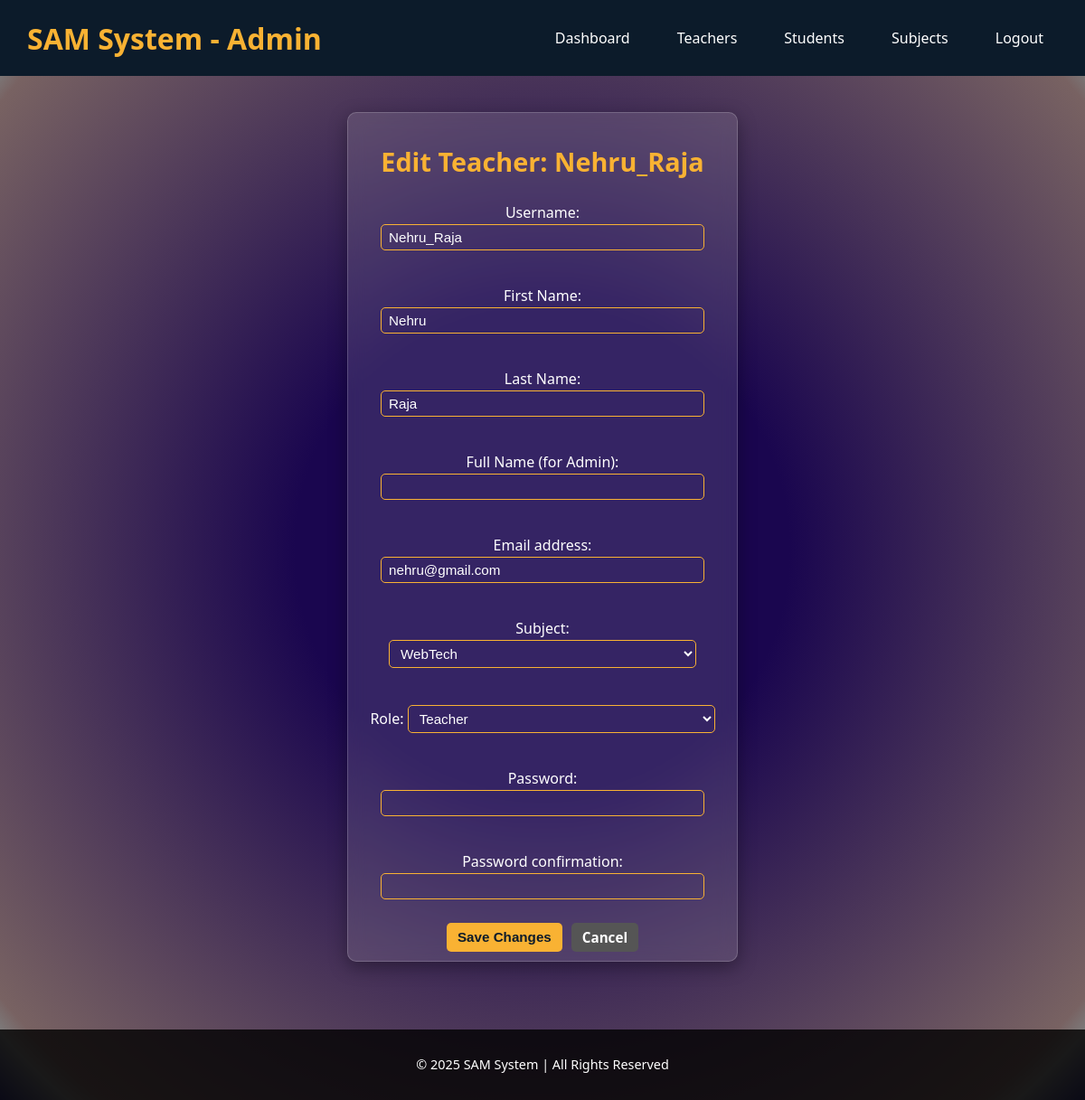
The app's page /admins/teachers/edit/7/ (signed in) with its own data.
### myapp/models.py (models this page shows, shortened)
class CustomUser(AbstractUser):
    ROLE_CHOICES = [
        ('admin', 'Admin'),
        ('teacher', 'Teacher'),
        ('student', 'Student'),
    ]
    role = models.CharField(max_length=10, choices=ROLE_CHOICES)
    is_approved = models.BooleanField(default=False)
    subject = models.ForeignKey('Subject', null=True, blank=True, on_delete=models.SET_NULL)
    full_name = models.CharField(max_length=100, blank=True, null=True)

### myapp/views.py (the view)
# urls.py: path('admins/teachers/edit/<int:teacher_id>/', views.admin_edit_teacher, name='admin_edit_teacher'),
@login_required
def admin_edit_teacher(request, teacher_id):
    if request.user.role != 'admin':
        return redirect('home')
    teacher = CustomUser.objects.get(id=teacher_id, role='teacher')
    if request.method == 'POST':
        form = RegisterForm(request.POST, instance=teacher)
        if form.is_valid():
            form.save()
            return redirect('admin_teachers')
    else:
        form = RegisterForm(instance=teacher)
    return render(request, 'admin/admin_edit_teacher.html', {'form': form, 'teacher': teacher})

### myapp/forms.py
class RegisterForm(UserCreationForm):
    subject = forms.ModelChoiceField(queryset=Subject.objects.all(), required=False)
    class Meta:
        model = CustomUser
        fields = ['username', 'first_name', 'last_name', 'full_name', 'email', 'subject', 'role', 'password1', 'password2']
    def __init__(self, *args, **kwargs):
        super().__init__(*args, **kwargs)
        self.fields['password1'].help_text = ''
        self.fields['password2'].help_text = ''
        self.fields['username'].help_text = ''
        self.fields['first_name'].label = "First Name"
        self.fields['last_name'].label = "Last Name"
        self.fields['full_name'].label = "Full Name (for Admin)"
        self.fields['subject'].label = "Subject"

### myapp/models.py (called while the page is built)
    def __str__(self):
        return self.name

### myapp/templates/admin/admin_edit_teacher.html (shortened to what this page needs)
{% load static %}
<!DOCTYPE html>
<html lang="en">
<head>
    <link rel="stylesheet" href="{% static 'css/home.css' %}">
    <link rel="stylesheet" href="{% static 'css/admin_dashboard.css' %}">
    <link rel="stylesheet" href="{% static 'css/admin_add_teachers.css' %}">
</head>
<body>
    <nav class="navbar">
        <div class="nav-container">
            <a href="{% url 'admin_dashboard' %}" class="brand">SAM System - Admin</a>
            <ul class="nav-links">
                <li><a href="{% url 'admin_dashboard' %}">Dashboard</a></li>
                <li><a href="{% url 'admin_teachers' %}" class="active">Teachers</a></li>
                <li><a href="{% url 'admin_students' %}">Students</a></li>
                <li><a href="{% url 'admin_subjects' %}">Subjects</a></li>
                <li><a href="{% url 'logout' %}">Logout</a></li>
            </ul>
        </div>
    </nav>
    <div class="container">
        <div class="card">
            <h2 class="card-title">Edit Teacher: {{ teacher.username }}</h2>
            <form method="POST" class="form">
                <div class="form-body">
                    {{ form.as_p }}
                </div>
                <div class="form-actions">
                    <button type="submit" class="btn btn-primary">Save Changes</button>
                    <a href="{% url 'admin_teachers' %}" class="btn btn-secondary">Cancel</a>
                </div>
            </form>
        </div>
    </div>
    <footer style="text-align: center; padding: 15px 0; margin-top: 75px; background: rgba(0, 0, 0, 0.8); color: #fff; position: relative; bottom: 0; width: 100%; font-size: 0.9rem;">
        <p>© 2025 SAM System | All Rights Reserved</p>
    </footer>
</body>
</html>

### myapp/static/css/home.css (style rules this page uses)
body { margin: 0; font-family: 'Segoe UI', Tahoma, Geneva, Verdana, sans-serif; color: white; background-color: #f4f6f8; }
.navbar { background-color: #0c1b2a; padding: 15px 30px; }
.nav-container { display: flex; justify-content: space-between; align-items: center; }
.nav-links { list-style: none; display: flex; gap: 20px; }
.nav-links li a { text-decoration: none; color: white; padding: 8px 16px; border-radius: 5px; transition: background 0.3s; }
.brand { font-size: 2rem; font-weight: 700; color: #f9b233; text-decoration: none; }

### myapp/static/css/admin_dashboard.css (style rules this page uses)
body { margin: 0; font-family: 'Segoe UI', Tahoma, Geneva, Verdana, sans-serif; background: #1a064f; background: radial-gradient(circle,rgba(26, 6, 79, 1) 32%, rgba(120, 98, 98, 1) 91%, rgba(125, 124, 124, 1) 94%, rgba(50, 49, 107, 1) 100%); color: #fff; }

### myapp/static/css/admin_add_teachers.css (style rules this page uses)
.card { background: rgba(255, 255, 255, 0.12); backdrop-filter: blur(10px); border: 1px solid rgba(255, 255, 255, 0.18); border-radius: 12px; box-shadow: 0 6px 20px rgba(0, 0, 0, 0.35); padding: 10px 15px; border-radius: 10px; max-width: 400px; margin: 40px auto; color: #fff; text-align: center; }
.card-title { font-size: 1.8rem; color: #f9b233; margin-bottom: 10px; font-weight: bold; }
.form-body { display: flex; flex-direction: column; gap: 5px; }
.form-body input, .form-body select, .form-body textarea { width: 85%; padding: 5px 8px; margin: 2px auto; border-radius: 5px; border: 1px solid #f9b233; background: transparent; color: #fff; font-size: 0.95rem; outline: none; }
.form-actions { display: flex; justify-content: center; gap: 10px; margin-top: 8px; }
.btn { border: none; outline: none; border-radius: 5px; padding: 6px 12px; font-weight: 600; cursor: pointer; text-decoration: none; font-size: 0.95rem; transition: all 0.2s ease; }
.btn-primary { background: #f9b233; color: #0c1b2a; }
.btn-secondary { background: #555; color: #fff; }

### records on screen
CustomUser: username "Nehru_Raja", first_name "Nehru", last_name "Raja", email "nehru@gmail.com", subject "WebTech", role "Teacher"
